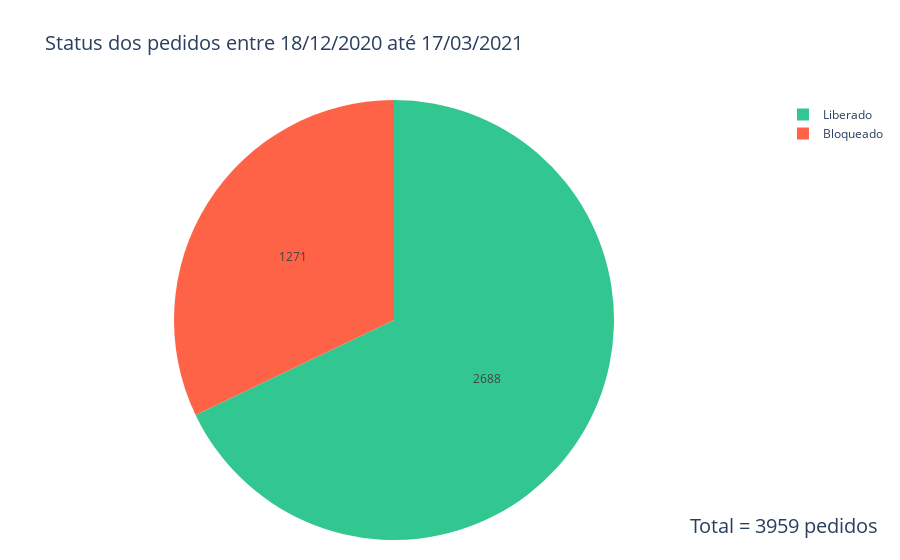

Here is the notebook cell this chart was saved with:
### Code cell
import plotly.graph_objects as go

fig = go.Figure(data=[go.Pie(labels=sorted(dfTimeline['finalizada'].unique()), 
                            values=dfTimeline['finalizada'].value_counts().sort_values())])
colors = ['tomato','#32c691']

fig.update_traces(marker=dict(colors=colors))


fig.update_traces(hoverinfo='label+percent', textinfo='value')
fig.update_layout(title_text="Status dos pedidos entre " + str(periodoInicial) + " até " + str(periodoFinal), title_font_size=20)


fig.update_layout(uniformtext_minsize=12, uniformtext_mode='hide')
fig.update_layout(
    margin=dict(l=20, r=20, t=100, b=20),
)
fig.update_layout(
    annotations=[dict(text='Total = '+str(len(dfTimeline['finalizada']))+' pedidos', x=1.15, y=-0.003, font_size=20, showarrow=False)])
fig.show()

### Figure 1 — Plotly figure (JSON) as saved in the notebook; plotly's stock layout.template omitted (floating-point values rounded to 4 significant figures)
{"data": [{"hoverinfo": "label+percent", "labels": ["Bloqueado", "Liberado"], "marker": {"colors": ["tomato", "#32c691"]}, "textinfo": "value", "type": "pie", "values": [1271, 2688]}], "layout": {"annotations": [{"font": {"size": 20}, "showarrow": false, "text": "Total = 3959 pedidos", "x": 1.15, "y": -0.003}], "margin": {"b": 20, "l": 20, "r": 20, "t": 100}, "title": {"font": {"size": 20}, "text": "Status dos pedidos entre 18/12/2020 até 17/03/2021"}, "uniformtext": {"minsize": 12, "mode": "hide"}}}
